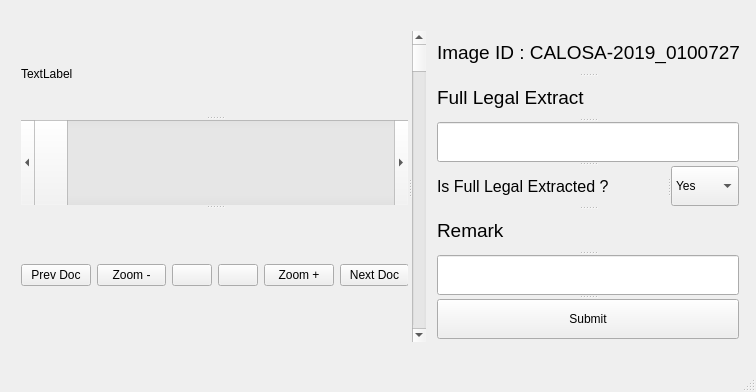
<?xml version="1.0" encoding="UTF-8"?>
<ui version="4.0">
 <class>MainWindow</class>
 <widget class="QMainWindow" name="MainWindow">
  <property name="geometry">
   <rect>
    <x>0</x>
    <y>0</y>
    <width>756</width>
    <height>392</height>
   </rect>
  </property>
  <property name="windowTitle">
   <string>MainWindow</string>
  </property>
  <widget class="QWidget" name="centralwidget">
   <widget class="QSplitter" name="splitter_3">
    <property name="geometry">
     <rect>
      <x>21</x>
      <y>31</y>
      <width>405</width>
      <height>311</height>
     </rect>
    </property>
    <property name="orientation">
     <enum>Qt::Horizontal</enum>
    </property>
    <widget class="QSplitter" name="splitter">
     <property name="orientation">
      <enum>Qt::Vertical</enum>
     </property>
     <widget class="QLabel" name="label">
      <property name="text">
       <string>TextLabel</string>
      </property>
     </widget>
     <widget class="QScrollBar" name="horizontalScrollBar">
      <property name="orientation">
       <enum>Qt::Horizontal</enum>
      </property>
     </widget>
     <widget class="QWidget" name="layoutWidget">
      <layout class="QHBoxLayout" name="horizontalLayout">
       <item>
        <widget class="QPushButton" name="pushButton_5">
         <property name="sizePolicy">
          <sizepolicy hsizetype="Expanding" vsizetype="Fixed">
           <horstretch>0</horstretch>
           <verstretch>0</verstretch>
          </sizepolicy>
         </property>
         <property name="text">
          <string>Prev Doc</string>
         </property>
         <property name="icon">
          <iconset>
           <normaloff>images/Prev-File.png</normaloff>images/Prev-File.png</iconset>
         </property>
        </widget>
       </item>
       <item>
        <widget class="QPushButton" name="pushButton_7">
         <property name="sizePolicy">
          <sizepolicy hsizetype="Minimum" vsizetype="Fixed">
           <horstretch>0</horstretch>
           <verstretch>0</verstretch>
          </sizepolicy>
         </property>
         <property name="text">
          <string>Zoom -</string>
         </property>
        </widget>
       </item>
       <item>
        <widget class="QPushButton" name="pushButton_3">
         <property name="sizePolicy">
          <sizepolicy hsizetype="Expanding" vsizetype="Fixed">
           <horstretch>0</horstretch>
           <verstretch>0</verstretch>
          </sizepolicy>
         </property>
         <property name="text">
          <string/>
         </property>
         <property name="icon">
          <iconset>
           <normaloff>images/Prev-Page.png</normaloff>images/Prev-Page.png</iconset>
         </property>
        </widget>
       </item>
       <item>
        <widget class="QPushButton" name="pushButton_2">
         <property name="sizePolicy">
          <sizepolicy hsizetype="Expanding" vsizetype="Fixed">
           <horstretch>0</horstretch>
           <verstretch>0</verstretch>
          </sizepolicy>
         </property>
         <property name="text">
          <string/>
         </property>
         <property name="icon">
          <iconset>
           <normaloff>images/Next-Page.png</normaloff>images/Next-Page.png</iconset>
         </property>
        </widget>
       </item>
       <item>
        <widget class="QPushButton" name="pushButton_6">
         <property name="sizePolicy">
          <sizepolicy hsizetype="Minimum" vsizetype="Fixed">
           <horstretch>0</horstretch>
           <verstretch>0</verstretch>
          </sizepolicy>
         </property>
         <property name="text">
          <string>Zoom +</string>
         </property>
        </widget>
       </item>
       <item>
        <widget class="QPushButton" name="pushButton_4">
         <property name="sizePolicy">
          <sizepolicy hsizetype="Minimum" vsizetype="Fixed">
           <horstretch>0</horstretch>
           <verstretch>0</verstretch>
          </sizepolicy>
         </property>
         <property name="text">
          <string>Next Doc</string>
         </property>
         <property name="icon">
          <iconset>
           <normaloff>images/Next-File.png</normaloff>images/Next-File.png</iconset>
         </property>
        </widget>
       </item>
      </layout>
     </widget>
    </widget>
    <widget class="QSplitter" name="splitter_2">
     <property name="orientation">
      <enum>Qt::Vertical</enum>
     </property>
     <widget class="QScrollBar" name="verticalScrollBar">
      <property name="orientation">
       <enum>Qt::Vertical</enum>
      </property>
     </widget>
    </widget>
   </widget>
   <widget class="QSplitter" name="splitter_5">
    <property name="geometry">
     <rect>
      <x>437</x>
      <y>31</y>
      <width>302</width>
      <height>308</height>
     </rect>
    </property>
    <property name="orientation">
     <enum>Qt::Vertical</enum>
    </property>
    <widget class="QLabel" name="label_2">
     <property name="font">
      <font>
       <pointsize>14</pointsize>
      </font>
     </property>
     <property name="text">
      <string>Image ID : CALOSA-2019_01007271</string>
     </property>
    </widget>
    <widget class="QLabel" name="label_3">
     <property name="font">
      <font>
       <pointsize>14</pointsize>
      </font>
     </property>
     <property name="text">
      <string>Full Legal Extract</string>
     </property>
    </widget>
    <widget class="QLineEdit" name="lineEdit"/>
    <widget class="QSplitter" name="splitter_4">
     <property name="orientation">
      <enum>Qt::Horizontal</enum>
     </property>
     <widget class="QLabel" name="label_4">
      <property name="font">
       <font>
        <pointsize>12</pointsize>
       </font>
      </property>
      <property name="text">
       <string>Is Full Legal Extracted ?</string>
      </property>
     </widget>
     <widget class="QComboBox" name="comboBox">
      <item>
       <property name="text">
        <string>Yes</string>
       </property>
      </item>
      <item>
       <property name="text">
        <string>No</string>
       </property>
      </item>
     </widget>
    </widget>
    <widget class="QLabel" name="label_5">
     <property name="font">
      <font>
       <pointsize>14</pointsize>
      </font>
     </property>
     <property name="text">
      <string>Remark</string>
     </property>
    </widget>
    <widget class="QLineEdit" name="lineEdit_2"/>
    <widget class="QPushButton" name="pushButton">
     <property name="text">
      <string>Submit</string>
     </property>
    </widget>
   </widget>
  </widget>
  <widget class="QMenuBar" name="menubar">
   <property name="geometry">
    <rect>
     <x>0</x>
     <y>0</y>
     <width>756</width>
     <height>21</height>
    </rect>
   </property>
  </widget>
  <widget class="QStatusBar" name="statusbar"/>
 </widget>
 <resources/>
 <connections/>
</ui>
